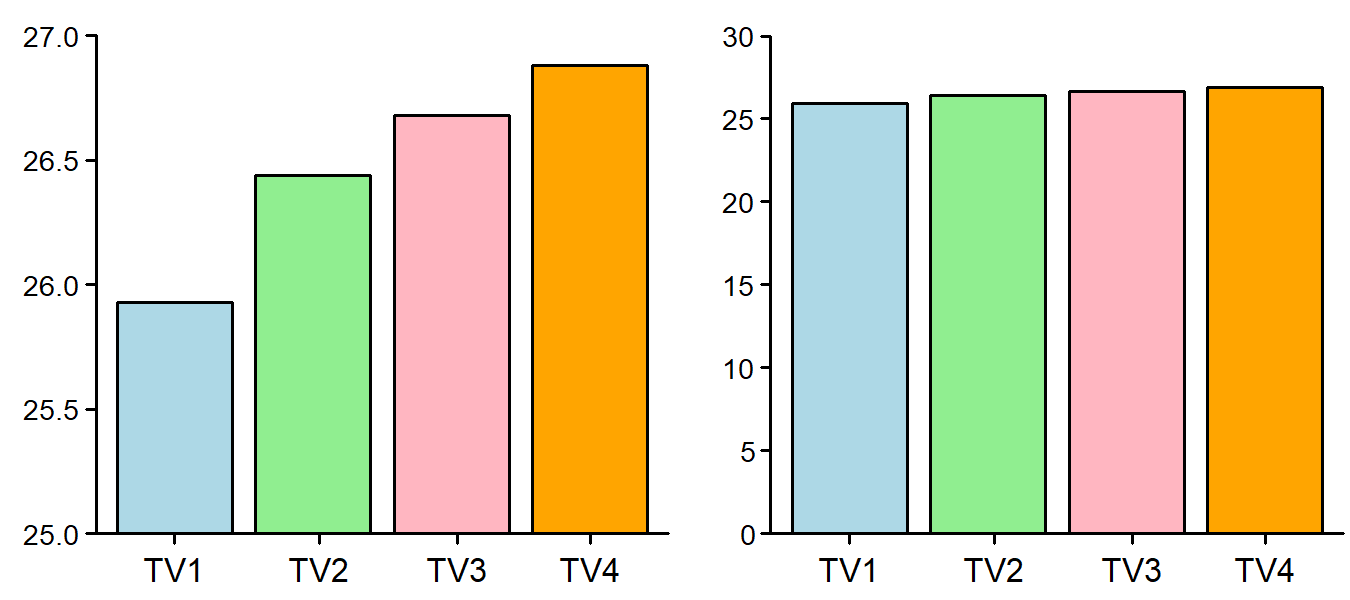

Generate this figure with R:
library(png)

datos = c(25.93, 26.44, 26.68, 26.88)

png("escalaBarras.png", width=1350, height=600, res = 300)
par(mar=c(1, 1.5, 0.5, 0) + 0.1, mgp = c(0,0,0), mfrow=c(1,2))
t=0.6

barplot(height=datos,  
        col=c("lightblue", "lightgreen", "lightpink", "orange"),
        xlab="", ylab="", 
        ylim=c(25, 27), xpd = FALSE,  yaxt='n',
)
axis(1, at=c(0.7, 1.95, 3.15, 4.3), labels = c("TV1", "TV2", "TV3", "TV4"), 
     tck=-0.02, cex.axis=t+0.05, padj = -0)
axis(2, at=seq(25, 27, 0.5), las=1, tck=-0.02, hadj = 1.3, cex.axis=t-0.05)
box(bty="l")

barplot(height=datos, 
        col=c("lightblue", "lightgreen", "lightpink", "orange"),
        xlab="", ylab="", 
        ylim=c(0,30), xpd = FALSE,  yaxt='n',
)

axis(1, at=c(0.7, 1.95, 3.15, 4.3), labels = c("TV1", "TV2", "TV3", "TV4"), 
     tck=-0.02, cex.axis=t+0.05, padj = -0)
axis(2, at=seq(10, 30, 5), las=1, tck=-0.02, hadj = 1.5, cex.axis=t-0.05)
axis(2, at=seq(0, 5, 5), las=1, tck=-0.02, hadj = 1.9, cex.axis=t-0.05)
box(bty="l")


dev.off()
